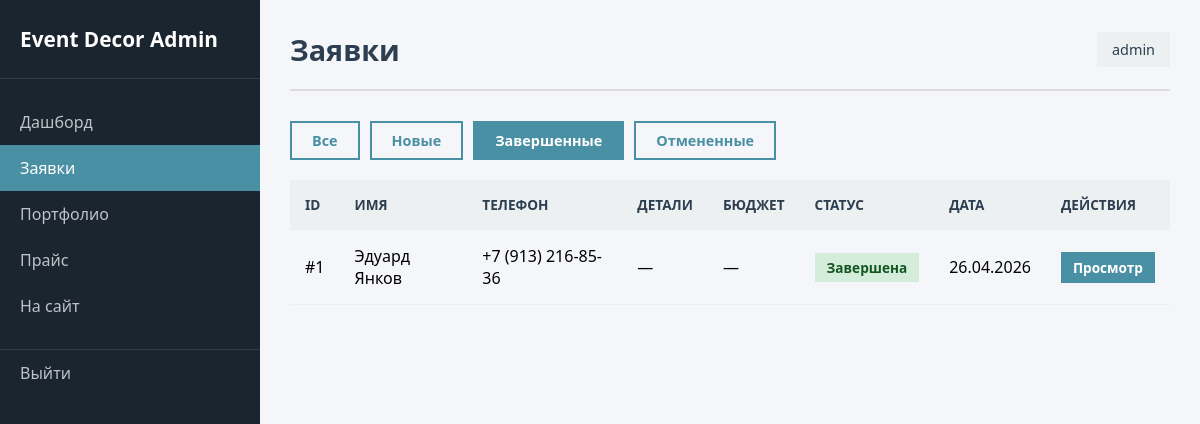
Page /admin/orders?status=completed (signed in) on the committed database.
### app.py (models this page shows)
class Order(db.Model):
    id = db.Column(db.Integer, primary_key=True)
    name = db.Column(db.String(100), nullable=False)
    phone = db.Column(db.String(20), nullable=False)
    email = db.Column(db.String(100), default='')
    event_date = db.Column(db.String(50))
    event_type = db.Column(db.String(50))
    sub_type = db.Column(db.String(50))
    budget = db.Column(db.String(50))
    message = db.Column(db.Text)
    status = db.Column(db.String(20), default='new')  # new, completed, cancelled
    created_at = db.Column(db.DateTime, default=datetime.utcnow)

### app.py (the view)
@app.route('/admin/orders')
@login_required
def admin_orders():
    status_filter = request.args.get('status')
    if status_filter:
        orders = Order.query.filter_by(status=status_filter).order_by(Order.created_at.desc()).all()
    else:
        orders = Order.query.order_by(Order.created_at.desc()).all()
    return render_template('admin/orders.html', orders=orders)

### app.py (called while the page is built)
def login_required(f):
    @wraps(f)
    def decorated_function(*args, **kwargs):
        if 'logged_in' not in session:
            flash('Пожалуйста, войдите в систему', 'warning')
            return redirect(url_for('admin_login'))
        return f(*args, **kwargs)
    return decorated_function

### templates/admin/orders.html (shortened to what this page needs)
{% extends 'admin/base.html' %}
{% block page_title %}Заявки{% endblock %}
{% block content %}
<div class="admin-filters">
    <a href="{{ url_for('admin_orders') }}" class="filter-btn {% if not request.args.get('status') %}active{% endif %}">Все</a>
    <a href="{{ url_for('admin_orders', status='new') }}" class="filter-btn {% if request.args.get('status') == 'new' %}active{% endif %}">Новые</a>
    <a href="{{ url_for('admin_orders', status='completed') }}" class="filter-btn {% if request.args.get('status') == 'completed' %}active{% endif %}">Завершенные</a>
    <a href="{{ url_for('admin_orders', status='cancelled') }}" class="filter-btn {% if request.args.get('status') == 'cancelled' %}active{% endif %}">Отмененные</a>
</div>
<div class="table-container">
    <table class="admin-table">
        <thead>
            <tr>
                <th>ID</th>
                <th>Имя</th>
                <th>Телефон</th>
                <th>Детали</th>
                <th>Бюджет</th>
                <th>Статус</th>
                <th>Дата</th>
                <th>Действия</th>
            </tr>
        </thead>
        <tbody>
            {% for order in orders %}
            <tr>
                <td>#{{ order.id }}</td>
                <td>{{ order.name }}</td>
                <td>{{ order.phone }}</td>
                <td>{{ order.event_type or '—' }}{% if order.sub_type %} ({{ order.sub_type }}){% endif %}</td>
                <td>{{ order.budget or '—' }}</td>
                <td>
                    <span class="status-badge status-{{ order.status }}">
                        {% if order.status == 'new' %}Новая
                        {% elif order.status == 'completed' %}Завершена
                        {% elif order.status == 'cancelled' %}Отменена{% endif %}
                    </span>
                </td>
                <td>{{ order.created_at.strftime('%d.%m.%Y') }}</td>
                <td>
                    <a href="{{ url_for('admin_order_detail', id=order.id) }}" class="btn btn-sm btn-primary">Просмотр</a>
                </td>
            </tr>
            {% else %}
            <tr>
                <td colspan="8" class="no-data">Заявок не найдено</td>
            </tr>
            {% endfor %}
        </tbody>
    </table>
</div>
{% endblock %}

### static/css/admin.css (style rules this page uses)
:root { --admin-primary: #4a90a4; --admin-primary-dark: #3a7a8a; --admin-dark: #2c3e50; --admin-light: #ecf0f1; --admin-sidebar: #1a252f; --admin-white: #ffffff; --admin-success: #27ae60; --admin-warning: #f39c12; --admin-danger: #e74c3c; --admin-info: #3498db; }
* { margin: 0; padding: 0; box-sizing: border-box; }
body { font-family: 'Segoe UI', Tahoma, Geneva, Verdana, sans-serif; background: #f5f6fa; }
.table-container { overflow-x: auto; }
.admin-table { width: 100%; border-collapse: collapse; }
.admin-table th, .admin-table td { padding: 15px; text-align: left; border-bottom: 1px solid #eee; }
.admin-table th { background: var(--admin-light); color: var(--admin-dark); font-weight: 600; text-transform: uppercase; font-size: 0.85rem; }
.status-badge { display: inline-block; padding: 5px 12px; border-radius: 0; font-size: 0.85rem; font-weight: 600; }
.status-completed { background: #d4edda; color: #155724; }
.btn { display: inline-block; padding: 10px 20px; border: none; border-radius: 0; text-decoration: none; font-weight: 600; cursor: pointer; transition: all 0.3s; font-size: 0.9rem; }
.btn-primary { background: var(--admin-primary); color: var(--admin-white); }
.btn-sm { padding: 6px 12px; font-size: 0.85rem; }
.admin-filters { display: flex; gap: 10px; margin-bottom: 20px; flex-wrap: wrap; }
.admin-filters .filter-btn { padding: 8px 20px; border: 2px solid var(--admin-primary); background: transparent; color: var(--admin-primary); text-decoration: none; border-radius: 0; font-weight: 600; font-size: 0.9rem; transition: all 0.3s; }
.admin-filters .filter-btn:hover, .admin-filters .filter-btn.active { background: var(--admin-primary); color: var(--admin-white); }

### rows in the picture
Order: id "1", name "Эдуард Янков", phone "+7 (913) 216-85-36", event_type "—", budget "—", status "Завершена", created_at "26.04.2026"

### other values in the picture
{{ session.admin_username }} "admin"
